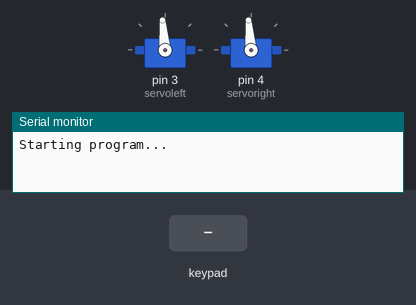
Recording of a sketch running on a simulated Arduino Uno, built with avr-gcc and run on an emulated ATmega328P. On the bench: 2 × servo, the last lines printed to the serial monitor. The test bench sets the inputs (shaded band).

Above: at 1.2 s.
1.3 s: key 'X' pressed
At 1.51 s:
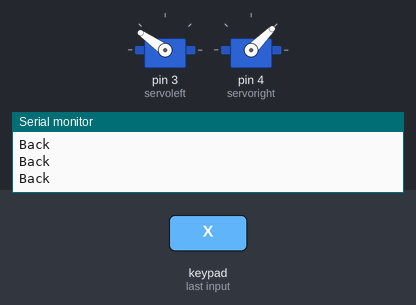
3.2 s: key 'O' pressed
At 3.43 s:
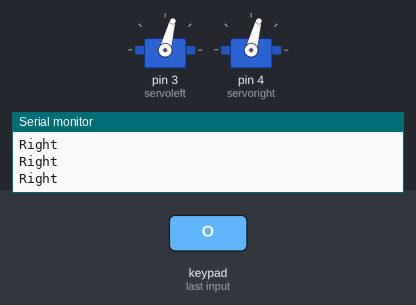
5.1 s: key 'S' pressed
At 5.35 s:
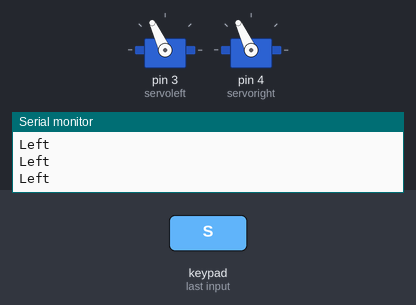
7.0 s: key 'T' pressed
At 7.21 s:
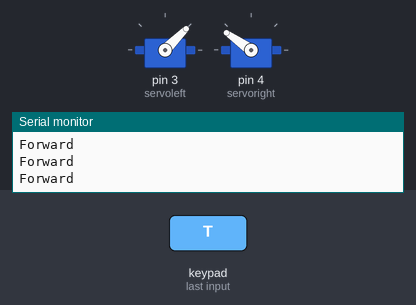
Timing chart, 0 to 9.9 s (numbered marks = the images above; inputs shaded):
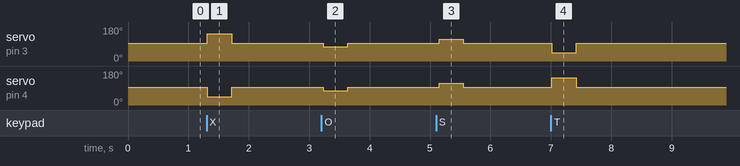

The sketch:

BotBoarduino_ino.ino
```cpp
//*********************************************************************************
// www.Lynxmotion.com
// Basic code for 2WD rover using continuous rotation servos, controlled via PS2
// Right now, the library does NOT support hot pluggable controllers, meaning
// you must always either restart your Arduino after you connect the controller,
// or call config_gamepad(pins) again after connecting the controller.
//*********************************************************************************

#include <PS2X_lib.h>  //for v1.6
#include <Servo.h>
#include <stdio.h>

// create PS2 Controller Class
PS2X ps2x;
int error = 0;
byte vibrate = 0;

// create servo objects to control the servos
Servo servoleft; // left servo
Servo servoright; // right servo

#define Deadzone 10 //PS2 analog joystick Deadzone

void setup(){
 Serial.begin(9600);

 // Attaches servos to digital pins 3 and 4 on the BotBoarduino
 servoleft.attach(3);
 servoright.attach(4);

 pinMode(7, INPUT);

 Serial.write("Starting program...\n");

 error = ps2x.config_gamepad(13,11,10,12, true, true);
 //error = ps2x.config_gamepad(9,7,6,8, true, true);
}


void loop(){

  ps2x.read_gamepad();          //read controller

      // This code uses the colored buttons on the right side of the joystick
      if(ps2x.Button(PSB_RED)) {
       Serial.write("Right\n");
       servoleft.write(75);
       servoright.write(75);

      }
      else if(ps2x.Button(PSB_PINK)){
       Serial.write("Left\n");
       servoleft.write(115);
       servoright.write(115);

      }
      else if(ps2x.Button(PSB_BLUE)) {
       Serial.write("Back\n");
       servoleft.write(145);
       servoright.write(45);
      }
      else if(ps2x.Button(PSB_GREEN)){
       Serial.write("Forward\n");
       servoleft.write(45);
       servoright.write(145);

      }
      else {
       servoleft.write(95);    // Adjust these values if the servos still move slightly
       servoright.write(95);
      }
 delay(50);

}
```

Measured:
- after the input at 1.3 s, servo on pin 3 (servoleft): 95° → 145° at once, → 95° 0.40 s later; servo on pin 4 (servoright): 95° → 45° at once, → 95° 0.40 s later
- after the input at 3.2 s, servo on pin 3 (servoleft), servo on pin 4 (servoright): 95° → 75° at once, → 95° 0.40 s later
- after the input at 5.1 s, servo on pin 3 (servoleft), servo on pin 4 (servoright): 95° → 115° after 0.05 s, → 95° 0.40 s later
- after the input at 7.0 s, servo on pin 3 (servoleft): 95° → 45° at once, → 95° 0.40 s later; servo on pin 4 (servoright): 95° → 145° at once, → 95° 0.40 s later
